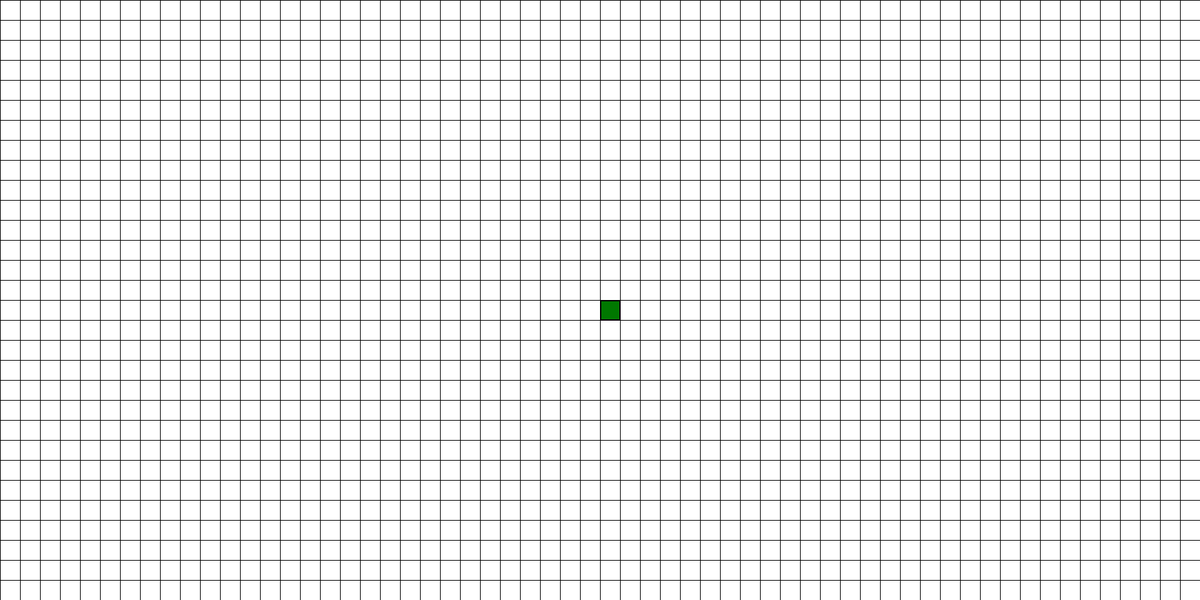
Frame 1 (no input)
Frame 60 (the mouse pressed at the canvas centre just before this capture): identical to frame 1, image omitted
Frame 120 (the mouse held since frame 60 and released just before this capture): identical to frame 1, image omitted

The Processing sketch that drew this single still picture (run headless with seeded random() and noise(); from frame 60 on, the mouse is pressed at the canvas centre):

// Processing sketch: Snake_game
// ── Snake_game.pde
// Game values
final int fpsGoal = 60; // bestemmer hvor mange fps spillet viser
final int gameSpeed = 12; // bestemmer hvor mange opdateringer af slangens bevægelse der er per sekund - her 5
boolean gameOver = false; // en boolean variabel, som er true, når spillet er ovre

// Dette er ikke en del af koden - eksperimentelt
/*int[] snakePart = new int[2];

ArrayList<snakePart> snakeLength = new ArrayList<snakePart>();*/

// Constants - ting, som ikke ændres. final betyder, at variablen ikke kan ændres i programmet.
// Colors
final int[] backColor = {255, 255, 255};
final int[] fillColor = {0, 120, 0};

// Game size - definerer størrelsen af spillebanen
final byte gridBlockSize = 30;
final byte boxSize = gridBlockSize - 2;

// Variables
int[] headGridPos = {0, 0};
int[] headPos = {0, 0};

char direction = 'n';
byte keyPressCount = 0;

// setup til canvas størrelse, framerate og startende setup til spillet
void setup(){
  size(1800, 900);
  frameRate(fpsGoal);
  gameReset();
}

// Draw
void draw(){
  // New frame - laver ny frame
  clearScreen(backColor, fillColor);
  
  // Indtegner slangen med dens position
  rect(headPos[0], headPos[1], boxSize, boxSize);
  
  // Denne kontrolstruktur opdaterer slangens position, når der er gået 12 frames, og slangen ikke er død
  if(frameCount % gameSpeed == 0 && gameOver == false){
    moveUpdate();
    // Denne if-statement tjekker, om slangen skal være død, hvis den er stopper spillet
    if(headPos[0] < 0 || headPos[0] > width || headPos[1] < 0 || headPos[1] > height){
      gameOver = true;
    }
  }
  // Denne funktion udskriver udvalgte data - den er ikke aktiv her
  //showData();
}

// Event functions
void keyPressed(){
  keyPressCount++; // plusser variabel med 1, når en knap er trykket
  // If-statement, som tjekker, om der er trykket mere end en knap inden næste opdatering. Dette er til for at sikre, at man ikke kan snyde sin vej rundt om sig selv.
  if(keyPressCount <= 1){
    // Switch statement, som sætter direction til samme knap som key, altså det indtastede, hvis knappen ikke er omvendt af direction, f.eks. a og d.
    switch(key){
      case 'w':
        if(direction != 's'){
          direction = 'w';
        }
        break;
      case 's':
        if(direction != 'w'){
          direction = 's';
        }
        break;
      case 'a':
        if(direction != 'd'){
          direction = 'a';
        }
        break;
      case 'd':
        if(direction != 'a'){
          direction = 'd';
        }
        break;
    }
  }
  // Tjekker om slangen er død og giver muligheden for at trykke p for at genstarte spillet
    if(gameOver == true && key == 'p'){
    gameReset();
    
    gameOver = false;
  }
}
// Game start funktion
void gameReset(){
  headGridPos[0] = (width/gridBlockSize)/2;
  headGridPos[1] = (height/gridBlockSize)/2;
  headPos[0] = (headGridPos[0] * gridBlockSize) + 1;
  headPos[1] = (headGridPos[1] * gridBlockSize) + 1;
}

// Move snake - funktion som bevæger slangen
void moveUpdate(){
  keyPressCount = 0; // tæller hvor mange knapper der er blevet trykket inden opdateringen af slangens bevægelse
  // Switch, som bevæger slangen, alt efter retning af slangen
  switch(direction){
    case 'w':
      headGridPos[1] -= 1;
      break;
    case 's':
      headGridPos[1] += 1;
      break;
    case 'a':
      headGridPos[0] -= 1;
      break;
    case 'd':
      headGridPos[0] += 1;
      break;
  }
  headPos[0] = (headGridPos[0] * gridBlockSize) + 1;
  headPos[1] = (headGridPos[1] * gridBlockSize) + 1;
}

// Functions
// Optegner spilleområdet. Den bliver kaldt hver gang i starten af en ny frame.
void clearScreen(int[] backColor, int[] fillColor){
  background(backColor[0], backColor[1], backColor[2]);
  fill(fillColor[0], fillColor[1], fillColor[2]);
  for(int i = 0; i < width; i += gridBlockSize){
    line(i, 0, i, height);
  }
  for(int i = 0; i < height; i += gridBlockSize){
    line(0, i, width, i);
  }
}

// Funktion, som bruges til at debugge og vise værdier i spillet
void showData(){
  textSize(12);
  text(str(headGridPos[0]), 12, 12);
  text(str(headGridPos[1]), 12, 12 * 2);
  text("key: " + str(key), 12, 12 * 3);
  text("direction: " + str(direction), 12, 12 * 4);
}
